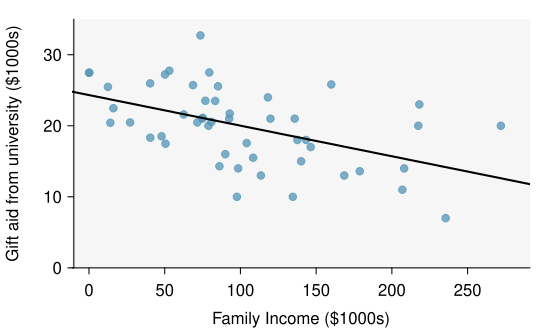

Here is the R script that generated this plot:
library(openintro)
data(COL)
data(elmhurst)
d <- elmhurst

g <- lm(d$gift_aid ~ d$family_income)
summary(g)

loss <- function(a, b, d) {
  p <- a + b * d$family_income
  sum(abs(d$gift_aid - p))
}
a      <- round(g$coef[1], 2) + seq(-0.5, 0.5, 0.001)
b      <- round(g$coef[2], 3) + seq(-0.01, 0.01, 0.0001)
mins   <- c(a[1], b[1])
theMin <- loss(a[1], b[1], d)
pb     <- txtProgressBar(1, length(a), style=3)
for (i in 1:length(a)) {
  for (j in 1:length(b)) {
    hold <- loss(a[i], b[j], d)
    if (hold < theMin) {
      mins <- c(a[i],b[j])
      theMin <- hold
    }
  }
  setTxtProgressBar(pb, i)
}



myPDF('elmhurstScatter.pdf', 5.5, 3.3,
      mar = c(3.1, 3.6, 1, 1),
      mgp = c(2, 0.6, 0))

plot(d$family_income, d$gift_aid,
     col = COL[1, 2],
     pch = 19,
     xlab = 'Family Income ($1000s)',
     ylab = '',
     axes = FALSE,
     xlim = c(0, 280), 
     ylim = c(0, 35),
     yaxs="i",
     frame.plot = FALSE
     )
axis(1, at = (-1:6) * 50,pos=0)
axis(2, at = (0:4) * 10,pos=-10)
rect(par("usr")[1],par("usr")[3],par("usr")[2],par("usr")[4],col = COL[5,9], border=NA)
par(las = 0)
mtext("Gift aid from university ($1000s)", 2, line = 2.5)
abline(g, lwd = 2)
dev.off()
